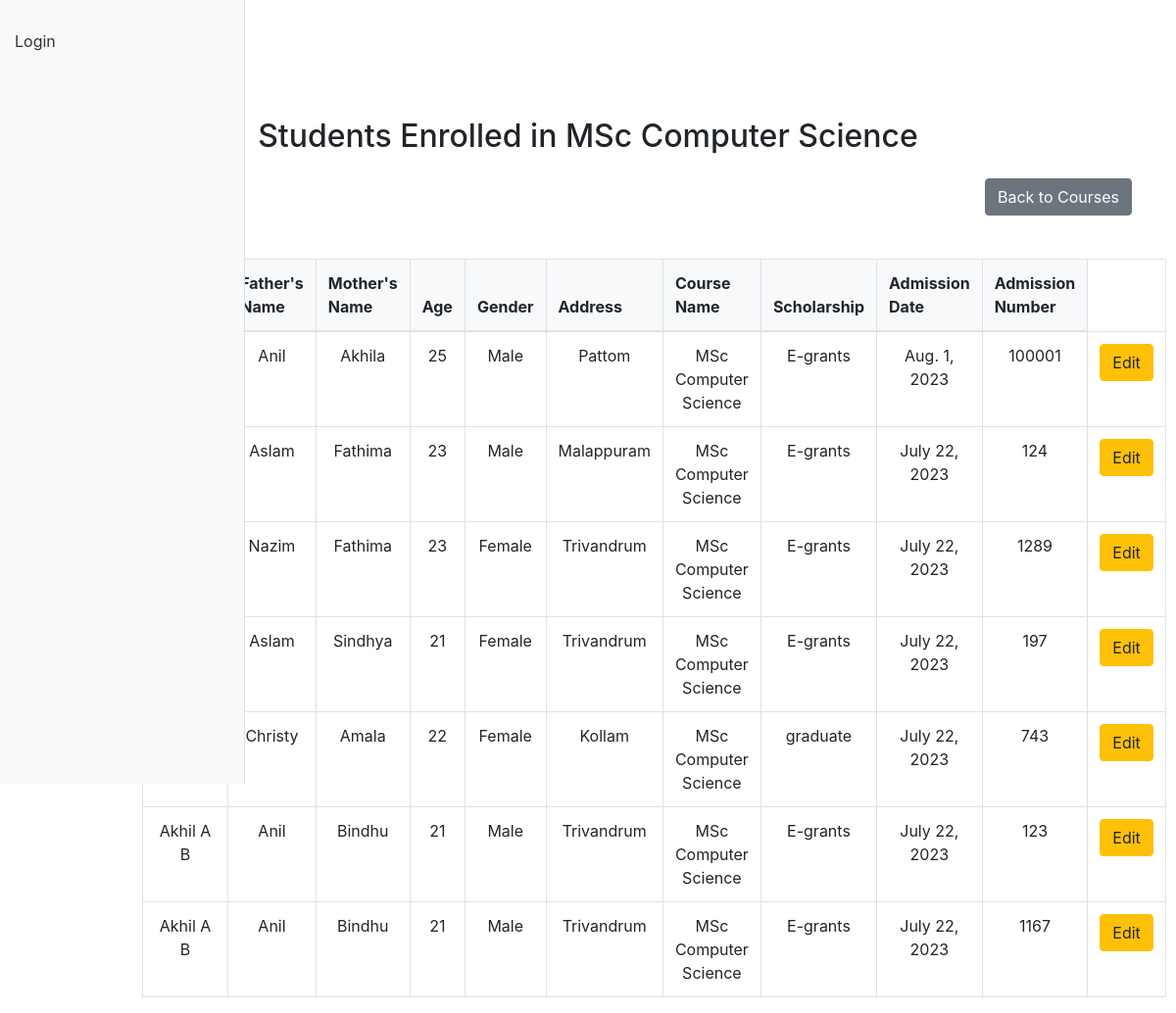
Screenshot of /courses/1/students/ with the database file from the repository.
### smsapp/models.py (models this page shows, shortened)
class Course(models.Model):
    id = models.AutoField(primary_key=True)  # Auto-incrementing primary key
    name = models.CharField(max_length=100)  # Course name

class StudentDetails(models.Model):
    username = models.ForeignKey(User, on_delete=models.CASCADE)  # Link to the User model
    full_name = models.CharField(max_length=255)  # Full name of the student
    father_name = models.CharField(max_length=255)  # Father's name
    mother_name = models.CharField(max_length=255)  # Mother's name
    age = models.PositiveIntegerField()  # Age of the student
    gender = models.CharField(max_length=10)  # Gender (e.g., Male, Female, etc.)
    address = models.TextField()  # Address of the student
    course_name = models.ForeignKey(Course, on_delete=models.CASCADE)  # Link to the Course model
    scholarship = models.CharField(max_length=200, null=True, blank=True)  # Scholarship amount (nullable)
    admission_date = models.DateField()  # Admission date
    admission_number = models.CharField(max_length=6, unique=True) # 6-digit unique admission number
    hosteler = models.BooleanField(default=False)  # True for hosteler, False for non-hosteler

### smsapp/views.py (the view)
# urls.py: path('courses/<int:course_id>/students/', course_students, name='course_students'),
def course_students(request, course_id):
    course = get_object_or_404(Course, id=course_id)
    students = StudentDetails.objects.filter(course_name=course)
    return render(request, 'course_students.html', {'course': course, 'students': students})

### smsapp/templates/course_students.html (shortened to what this page needs)
<!DOCTYPE html>
<html lang="en">
<head>
    <link href="https://stackpath.bootstrapcdn.com/bootstrap/4.5.2/css/bootstrap.min.css" rel="stylesheet">
</head>
<body>
    {% include 'navbar.html' %}
    <div class="container">
        <h2 class="mb-4 text-center">Students Enrolled in {{ course.name }}</h2>
        <div class="text-right">
            <a href="{% url 'courses' %}" class="btn btn-secondary mb-4">Back to Courses</a>
        </div>
        <div class="table-container">
            <table class="table table-bordered table-striped">
                <thead>
                    <tr>
                        <th>Full Name</th>
                        <th>Father's Name</th>
                        <th>Mother's Name</th>
                        <th>Age</th>
                        <th>Gender</th>
                        <th>Address</th>
                        <th>Course Name</th>
                        <th>Scholarship</th>
                        <th>Admission Date</th>
                        <th>Admission Number</th>
                    </tr>
                </thead>
                <tbody>
                    {% for student in students %}
                        <tr>
                            <td>{{ student.full_name }}</td>
                            <td>{{ student.father_name }}</td>
                            <td>{{ student.mother_name }}</td>
                            <td>{{ student.age }}</td>
                            <td>{{ student.gender }}</td>
                            <td>{{ student.address }}</td>
                            <td>{{ student.course_name.name }}</td>
                            <td>{{ student.scholarship }}</td>
                            <td>{{ student.admission_date }}</td>
                            <td>{{ student.admission_number }}</td>
                            <td>
                                <a href="{% url 'edit_student' student.id %}" class="btn btn-warning">Edit</a>
                            </td>
                        </tr>
                    {% empty %}
                        <tr>
                            <td colspan="10">No students enrolled.</td>
                        </tr>
                    {% endfor %}
                </tbody>
            </table>
        </div>
    </div>
</body>
</html>

### smsapp/templates/course_students.html (style rules this page uses)
body { background-color: #f8f9fa; }
.container { max-width: 1200px; margin-top: 80px; }
.btn-secondary { background-color: #6c757d; border: none; margin-right: 0; }
.table-container { margin-left: 100px; margin-right: 0; padding-right: 30px; }
table { margin-top: 20px; }
th, td { text-align: center; }
th { background-color: #f8f9fa; font-weight: bold; }
td { background-color: #ffffff; }

### rows the page displays
Course: name "MSc Computer Science"
StudentDetails: father_name "Anil", mother_name "Akhila", age "25", gender "Male", address "Pattom", course_name.name "MSc Computer Science", scholarship "E-grants", admission_date "Aug. 1, 2023", admission_number "100001"
StudentDetails: father_name "Aslam", mother_name "Fathima", age "23", gender "Male", address "Malappuram", course_name.name "MSc Computer Science", scholarship "E-grants", admission_date "July 22, 2023", admission_number "124"
StudentDetails: father_name "Nazim", mother_name "Fathima", age "23", gender "Female", address "Trivandrum", course_name.name "MSc Computer Science", scholarship "E-grants", admission_date "July 22, 2023", admission_number "1289"
StudentDetails: father_name "Aslam", mother_name "Sindhya", age "21", gender "Female", address "Trivandrum", course_name.name "MSc Computer Science", scholarship "E-grants", admission_date "July 22, 2023", admission_number "197"
StudentDetails: father_name "Christy", mother_name "Amala", age "22", gender "Female", address "Kollam", course_name.name "MSc Computer Science", scholarship "graduate", admission_date "July 22, 2023", admission_number "743"
StudentDetails: full_name "Akhil A B", father_name "Anil", mother_name "Bindhu", age "21", gender "Male", address "Trivandrum", course_name.name "MSc Computer Science", scholarship "E-grants", admission_date "July 22, 2023", admission_number "123"
StudentDetails: full_name "Akhil A B", father_name "Anil", mother_name "Bindhu", age "21", gender "Male", address "Trivandrum", course_name.name "MSc Computer Science", scholarship "E-grants", admission_date "July 22, 2023", admission_number "1167"
